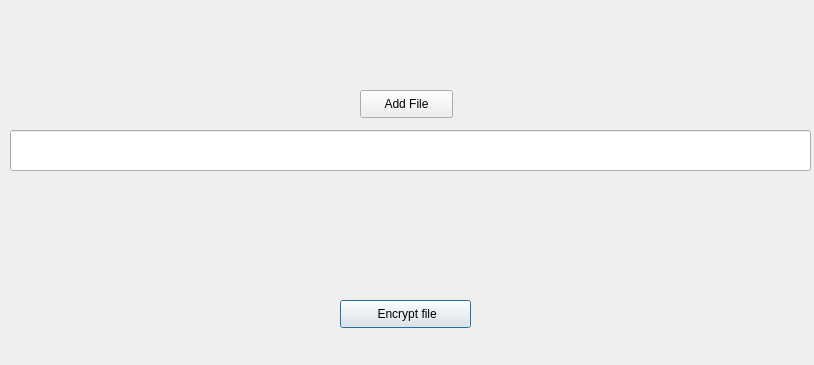
<?xml version="1.0" encoding="UTF-8"?>
<ui version="4.0">
 <class>Encrypt</class>
 <widget class="QDialog" name="Encrypt">
  <property name="geometry">
   <rect>
    <x>0</x>
    <y>0</y>
    <width>814</width>
    <height>365</height>
   </rect>
  </property>
  <property name="windowTitle">
   <string>Encrypt</string>
  </property>
  <widget class="QPushButton" name="EncryptASend">
   <property name="geometry">
    <rect>
     <x>340</x>
     <y>300</y>
     <width>131</width>
     <height>28</height>
    </rect>
   </property>
   <property name="text">
    <string> Encrypt file</string>
   </property>
  </widget>
  <widget class="QPushButton" name="browser_file_button">
   <property name="geometry">
    <rect>
     <x>360</x>
     <y>90</y>
     <width>93</width>
     <height>28</height>
    </rect>
   </property>
   <property name="text">
    <string>Add File</string>
   </property>
  </widget>
  <widget class="QLineEdit" name="File_selected_box">
   <property name="geometry">
    <rect>
     <x>10</x>
     <y>130</y>
     <width>801</width>
     <height>41</height>
    </rect>
   </property>
   <property name="font">
    <font>
     <weight>50</weight>
     <bold>false</bold>
    </font>
   </property>
   <property name="readOnly">
    <bool>true</bool>
   </property>
  </widget>
 </widget>
 <resources/>
 <connections/>
</ui>
